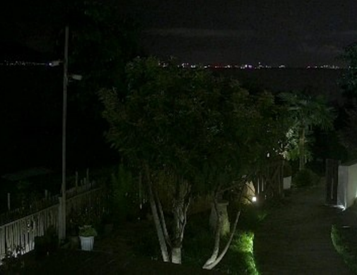
#> input picture data/origin/room_out.png, 357 x 275 px
$ python TestMSR.py
#> lines starting #> are read from the running program, lines starting #| are printed output that depends on the picture
#> further down, img is the input picture: shape (275, 357, 3); mean B, G, R 11.2, 20.7, 15.5
### source/TraditionalRetinex.py
import numpy as np
import cv2


def single_scale_retinex(img, sigma, size=0):
    """
    单尺度Retinex
    :param size: 卷积核尺寸
    :param img:
    :param sigma:
    :return:
    """
    retinex = np.log(img + 1) - np.log(cv2.GaussianBlur(img, (size, size), sigma) + 1)

    return retinex


def multi_scale_retinex(img, sigma_list, size=0):
    """
    多尺度Retinex
    :param size:
    :param img:
    :param sigma_list:
    :return:
    """
    np.seterr(divide='ignore', invalid='ignore')
    retinex = np.double(np.zeros_like(img))
    for sigma in sigma_list:
        retinex += single_scale_retinex(img, sigma, size)

    retinex = retinex / len(sigma_list)
    # print(size)

    return retinex


def quantify(img):
    """
    将对数域图像量化到[0, 255]
    :param img:
    :return:
    """
    img_quantified = np.zeros_like(img)
    for i in range(img.shape[2]):
        img_quantified[:, :, i] = (img[:, :, i] - np.min(img[:, :, i])) / \
                        (np.max(img[:, :, i]) - np.min(img[:, :, i])) * 255

    img_quantified = np.uint8(np.minimum(np.maximum(img_quantified, 0), 255))
    return img_quantified


def msr(img, sigma_list):
    """
    MSR算法
    :param img:
    :param sigma_list:
    :return:
    """
    img = np.double(img) + 1.0
    img_msr = np.zeros_like(img)
    for i in range(img.shape[2]):
        img_msr[:, :, i] = multi_scale_retinex(img[:, :, i] + 1.0, sigma_list)
#> this loop made 3 passes
#> pass 1, in single_scale_retinex, `retinex = np.log(img + 1) - np.log(cv2.GaussianBlur(img, (size, size),..`:
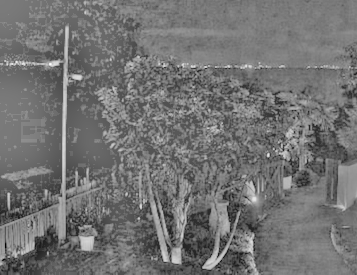
#> retinex: shape (275, 357) float64; min -2.66, max 2.77, mean -0.212; drawn with min black and max white
#> pass 1, in single_scale_retinex (call 2), `retinex = np.log(img + 1) - np.log(cv2.GaussianBlur(img, (size, size),..`:
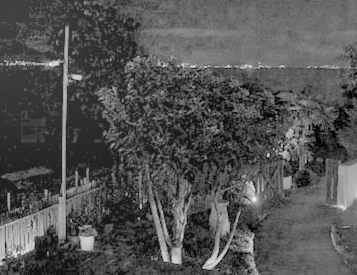
#> retinex: shape (275, 357) float64; min -1.93, max 2.96, mean -0.336; drawn with min black and max white
#> pass 1, in single_scale_retinex (call 3), `retinex = np.log(img + 1) - np.log(cv2.GaussianBlur(img, (size, size),..`:
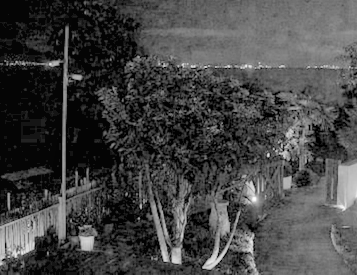
#> retinex: shape (275, 357) float64; min -1.6, max 2.84, mean -0.392; drawn with min black and max white
#> pass 2, in single_scale_retinex (call 4), `retinex = np.log(img + 1) - np.log(cv2.GaussianBlur(img, (size, size),..`:
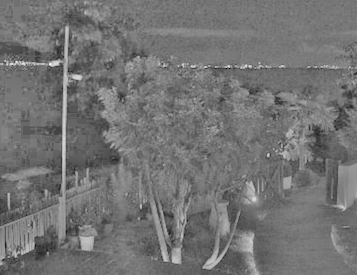
#> retinex: shape (275, 357) float64; min -2.2, max 2.44, mean -0.0961; drawn with min black and max white
#> after the loop:
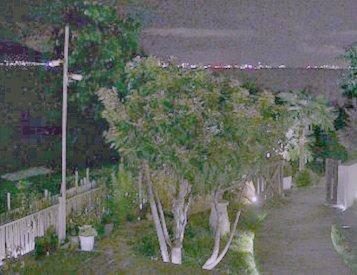
#> img_msr: shape (275, 357, 3) float64; mean of channels 0, 1, 2 -0.314, -0.165, -0.255; drawn with min black and max white

    return quantify(img_msr)


# [106 lines left out: functions color_restoration, simplestColorBalance, MSRCR, MSRCP, not called in this run]

### test/TestMSR.py
from source import TraditionalRetinex as tr
import cv2

if __name__ == '__main__':
    img = cv2.imread('../data/origin/room_out.png')
    img_msr = tr.msr(img, [15, 80, 250])
    cv2.imshow('img_msr', img_msr)
    cv2.waitKey()
    cv2.destroyAllWindows()
